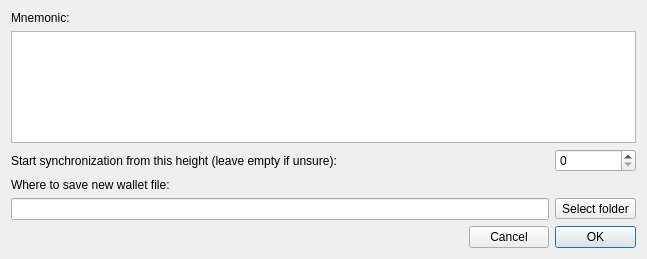
<?xml version="1.0" encoding="UTF-8"?>
<ui version="4.0">
 <class>RestoreFromMnemonicSeedDialog</class>
 <widget class="QDialog" name="RestoreFromMnemonicSeedDialog">
  <property name="geometry">
   <rect>
    <x>0</x>
    <y>0</y>
    <width>647</width>
    <height>259</height>
   </rect>
  </property>
  <property name="minimumSize">
   <size>
    <width>0</width>
    <height>130</height>
   </size>
  </property>
  <property name="windowTitle">
   <string>Restore from mnemonic phrase</string>
  </property>
  <layout class="QGridLayout" name="gridLayout">
   <item row="0" column="0" colspan="2">
    <widget class="QLabel" name="label">
     <property name="text">
      <string>Mnemonic:</string>
     </property>
    </widget>
   </item>
   <item row="1" column="0" colspan="4">
    <widget class="QTextEdit" name="m_seedEdit">
     <property name="readOnly">
      <bool>false</bool>
     </property>
    </widget>
   </item>
   <item row="2" column="3">
    <widget class="QSpinBox" name="m_syncHeight">
     <property name="maximum">
      <number>999999999</number>
     </property>
    </widget>
   </item>
   <item row="4" column="3">
    <widget class="QToolButton" name="m_selectPathButton">
     <property name="text">
      <string>Select folder</string>
     </property>
    </widget>
   </item>
   <item row="5" column="0">
    <widget class="QLabel" name="m_errorLabel">
     <property name="text">
      <string/>
     </property>
    </widget>
   </item>
   <item row="5" column="1">
    <spacer name="horizontalSpacer">
     <property name="orientation">
      <enum>Qt::Horizontal</enum>
     </property>
     <property name="sizeHint" stdset="0">
      <size>
       <width>454</width>
       <height>20</height>
      </size>
     </property>
    </spacer>
   </item>
   <item row="5" column="2">
    <widget class="QPushButton" name="m_cancelButton">
     <property name="text">
      <string>Cancel</string>
     </property>
     <property name="autoDefault">
      <bool>false</bool>
     </property>
    </widget>
   </item>
   <item row="5" column="3">
    <widget class="QPushButton" name="m_okButton">
     <property name="text">
      <string>OK</string>
     </property>
     <property name="autoDefault">
      <bool>false</bool>
     </property>
     <property name="default">
      <bool>true</bool>
     </property>
    </widget>
   </item>
   <item row="4" column="0" colspan="3">
    <widget class="QLineEdit" name="m_pathEdit"/>
   </item>
   <item row="3" column="0" colspan="4">
    <widget class="QLabel" name="label_2">
     <property name="text">
      <string>Where to save new wallet file:</string>
     </property>
    </widget>
   </item>
   <item row="2" column="0" colspan="3">
    <widget class="QLabel" name="label_3">
     <property name="text">
      <string>Start synchronization from this height (leave empty if unsure):</string>
     </property>
    </widget>
   </item>
  </layout>
 </widget>
 <resources/>
 <connections>
  <connection>
   <sender>m_selectPathButton</sender>
   <signal>clicked()</signal>
   <receiver>RestoreFromMnemonicSeedDialog</receiver>
   <slot>selectPathClicked()</slot>
   <hints>
    <hint type="sourcelabel">
     <x>620</x>
     <y>54</y>
    </hint>
    <hint type="destinationlabel">
     <x>323</x>
     <y>65</y>
    </hint>
   </hints>
  </connection>
  <connection>
   <sender>m_okButton</sender>
   <signal>clicked()</signal>
   <receiver>RestoreFromMnemonicSeedDialog</receiver>
   <slot>onAccept()</slot>
   <hints>
    <hint type="sourcelabel">
     <x>594</x>
     <y>102</y>
    </hint>
    <hint type="destinationlabel">
     <x>323</x>
     <y>65</y>
    </hint>
   </hints>
  </connection>
  <connection>
   <sender>m_cancelButton</sender>
   <signal>clicked()</signal>
   <receiver>RestoreFromMnemonicSeedDialog</receiver>
   <slot>reject()</slot>
   <hints>
    <hint type="sourcelabel">
     <x>511</x>
     <y>102</y>
    </hint>
    <hint type="destinationlabel">
     <x>323</x>
     <y>65</y>
    </hint>
   </hints>
  </connection>
  <connection>
   <sender>m_seedEdit</sender>
   <signal>textChanged()</signal>
   <receiver>RestoreFromMnemonicSeedDialog</receiver>
   <slot>onTextChanged()</slot>
   <hints>
    <hint type="sourcelabel">
     <x>355</x>
     <y>38</y>
    </hint>
    <hint type="destinationlabel">
     <x>323</x>
     <y>69</y>
    </hint>
   </hints>
  </connection>
 </connections>
 <slots>
  <slot>selectPathClicked()</slot>
  <slot>onTextChanged()</slot>
  <slot>onAccept()</slot>
 </slots>
</ui>
